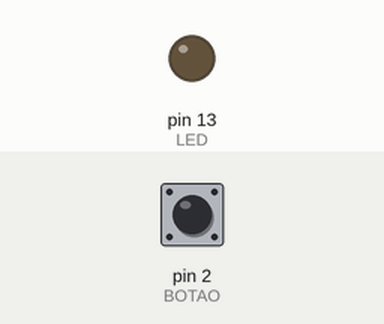
The sketch below on a simulated Arduino Uno, built with avr-gcc and run on an emulated ATmega328P. Shown: output pins drawn as LEDs (lit = HIGH). The inputs (shaded band) are chosen by the test bench; at power-on: pin 2 (BOTAO) LOW.

Above: at 1.2 s.
1.3 s: pin 2 (BOTAO) pulled HIGH for 3.2 s
At 2.0 s:
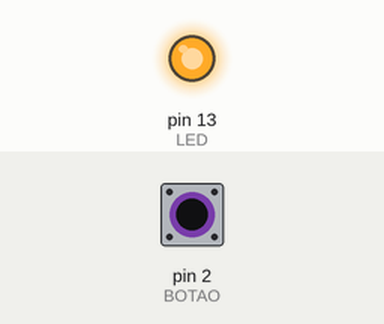
6.0 s: pin 2 (BOTAO) pulled HIGH for 0.15 s
At 6.8 s:
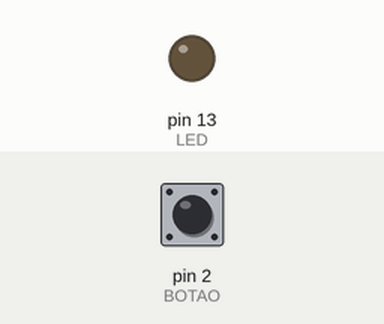
7.6 s: pin 2 (BOTAO) pulled HIGH for 1 s
At 8.0 s:
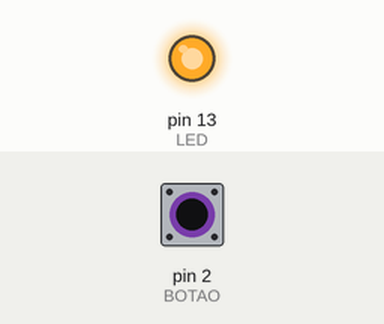
Timing chart, 0 to 10.6 s (numbered marks = the images above; inputs shaded):
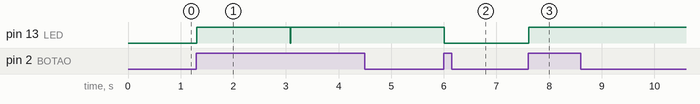

Measured:
- after the input at 1.3 s, pin 13 (LED): LOW → HIGH at once, → LOW 1.8 s later, → HIGH 0.01 s later
- after the input at 6.0 s, pin 13 (LED): HIGH → LOW at once
- after the input at 7.6 s, pin 13 (LED): LOW → HIGH at once

The sketch:

ligar_e_desligar_led.ino
```cpp
int LED = 13;
int BOTAO = 2;
int valor = LOW;
int valorAnterior = LOW;
int estado = 0;
int brilho = 128;
unsigned long inicio;

void setup()
{
 pinMode(LED, OUTPUT);
 pinMode(BOTAO, INPUT);
}

void loop()
{
 valor = digitalRead(BOTAO);
  if((valor == HIGH)&&(valorAnterior == LOW)){
    estado = 1 - estado;
    inicio = millis();
    delay(10);
  }
  if((valor ==HIGH) &&(valorAnterior == HIGH)){
    if(estado == 1 &&(millis() - inicio) > 500){
      brilho++;
      delay(10);

      if(brilho > 255)
        brilho = 0;
    }
  }
  valorAnterior = valor;
  if(estado ==1)
    digitalWrite(LED, brilho);
  else
    digitalWrite(LED, 0);
}
```
